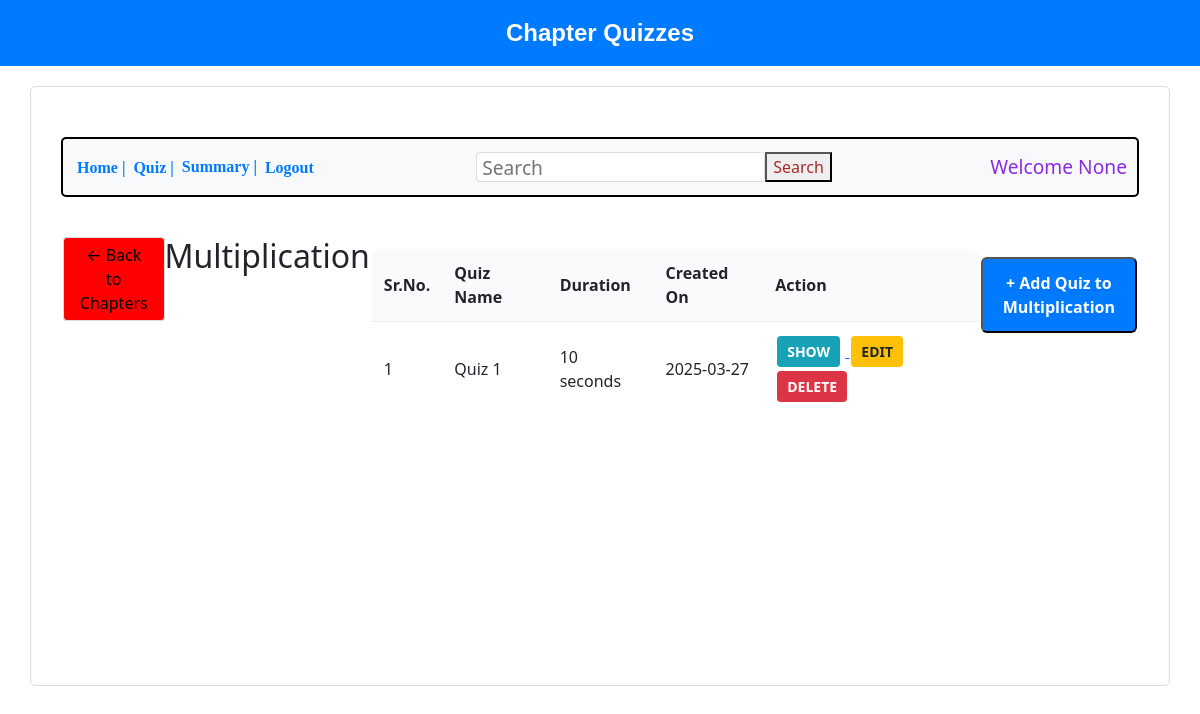
Screenshot of /show_quiz/1/2 with the database file from the repository.
### backend/models.py (models this page shows, shortened)
class Chapter(db.Model):
    __tablename__ = "chapters"
    id = db.Column(db.Integer, primary_key=True)
    name = db.Column(db.String, nullable=False)
    desc = db.Column(db.String, nullable=False)
    subject_id = db.Column(db.Integer, db.ForeignKey('subjects.id'), nullable=False)
    questions = db.relationship('Question', backref='chapter', lazy='dynamic')

class Quiz(db.Model):
    __tablename__ = "quizzes"
    id = db.Column(db.Integer, primary_key=True)
    title = db.Column(db.String, nullable=False)
    subject_id = db.Column(db.Integer, db.ForeignKey("subjects.id"), nullable=False)
    chapter_id = db.Column(db.Integer, db.ForeignKey("chapters.id"), nullable=False)
    duration = db.Column(db.String, nullable=False)  # Store as string (e.g., "00:10")
    created_by_id = db.Column(db.Integer, db.ForeignKey("user_info.id"), nullable=False)
    is_active = db.Column(db.Boolean, default=True)
    created_at = db.Column(db.String, nullable=False, default=datetime.now().strftime("%Y-%m-%d"))
    subject = db.relationship("Subject", backref="quizzes")
    chapter = db.relationship("Chapter", backref="quizzes")
    created_by = db.relationship("User", backref="quizzes_created")

### backend/controllers.py (the view)
@app.route("/show_quiz/<int:subject_id>/<int:chapter_id>")
def show_quizzes(subject_id, chapter_id):
    subject = Subject.query.get_or_404(subject_id)
    chapter = Chapter.query.get_or_404(chapter_id)
    quizzes = Quiz.query.filter_by(chapter_id=chapter_id).all()
    return render_template("show_quiz.html", subject=subject,chapter=chapter,quizzes=quizzes,name=request.args.get('email'))

### templates/show_quiz.html (shortened to what this page needs)
<!DOCTYPE html>
<html lang="en">
<head>
    <link rel="stylesheet" href="/static/style.css">
    <link rel="stylesheet" href="https://cdnjs.cloudflare.com/ajax/libs/bootstrap/5.3.2/css/bootstrap.min.css">
</head>
<body>
    <div class="header2">Chapter Quizzes</div>
    <div class="bordertime">
        <div class="button-container">
            <a href="/admin_dash"><button class="nav-button">Home |</button></a>
            <a href="/quiz-mgmt"><button class="nav-button">Quiz |</button></a>
            <button class="nav-button">Summary |</button>
            <a href="/login"><button class="nav-button">Logout</button></a>
            <input class="search" type="search" placeholder="Search">
            <button class="searching">Search</button>
            <h4 class="text">Welcome {{ name }}</h4>
        </div>
        <div class="container">
            <a href="{{ url_for('show_chapters', subject_id=subject.id) }}">
                <button class="back-btn">← Back to Chapters</button>
            </a>
            <h2>{{ chapter.name }}</h2>
            {% if quizzes %}
            <table class="quiz-table">
                <thead>
                    <tr>
                        <th>Sr.No.</th>
                        <th>Quiz Name</th>
                        <th>Duration</th>
                        <th>Created On</th>
                        <th>Action</th>
                    </tr>
                </thead>
                <tbody>
                    {% for quiz in quizzes %}
                    <tr>
                        <td>{{ loop.index }}</td>
                        <td>{{ quiz.title }}</td>
                        <td>{{ quiz.duration }} seconds</td>
                        <td>{{ quiz.created_at }}</td>
                        <td>
                            <a href="{{ url_for('manage_questions', quiz_id=quiz.id) }}">
                                <button class="action-btn view-btn">SHOW</button>
                            </a>
                            <button class="action-btn edit-btn" data-bs-toggle="modal"
                                data-bs-target="#editQuizModal"
                                data-quiz-id="{{ quiz.id }}" data-quiz-title="{{ quiz.title }}"
                                data-quiz-duration="{{ quiz.duration }}"
                                data-quiz-active="{{ 'True' if quiz.is_active else 'False' }}">
                                EDIT
                            </button>
                            <a href="{{ url_for('delete_quiz', quiz_id=quiz.id) }}"
                                onclick="return confirm('Are you sure?')">
                                <button class="action-btn delete-btn">DELETE</button>
                            </a>
                        </td>
                    </tr>
                    {% endfor %}
                </tbody>
            </table>
            {% else %}
            <div class="no-quizzes">
                <h3>No Quizzes available for this chapter</h3>
                <p>Click the button below to add a new quiz.</p>
            </div>
            {% endif %}
            <a href="{{ url_for('new_quiz', subject_id=subject.id, chapter_id=chapter.id) }}">
                <button class="add-quiz-btn">+ Add Quiz to {{ chapter.name }}</button>
            </a>
        </div>
    </div>
</body>
</html>

### static/style.css (style rules this page uses)
.container { display: flex; justify-content: space-around; }
table { width: 100%; border-collapse: collapse; }
th, td { text-align: left; padding: 8px; }
th { font-weight: bold; text-align: center; }
.bordertime { border: 2px solid black; border-radius: 20px; height: 600px; }
.button-container { padding-left: 20px; display: flex; align-items: center; border: 2px solid black; height: 60px; border-radius: 10px; border-radius: 20px; margin-top: 30px; margin-left: 10px; margin-right: 10px; }
.nav-button { background-color: transparent; text-align: center; display: inline-block; font-size: 16px; cursor: pointer; margin: 0%; padding: 0px 4px; border: none; color: green; font-family: cursive; }
.search { font-size: larger; margin-left: 200px; padding: 0px 50px; height: 30px; }
.searching { height: 30px; color: brown; }
.text { margin-left: 300px; font-size: larger; color: blueviolet; }
.bordertime { border: 1px solid #ddd; padding: 20px; border-radius: 5px; margin: 20px auto; width: 95%; }
.header2 { background-color: #007bff; color: white; text-align: center; padding: 15px; font-size: 24px; font-weight: bold; }
.button-container { display: flex; align-items: center; margin-bottom: 20px; padding: 10px; background-color: #f8f9fa; border-radius: 5px; }
.nav-button { background: none; border: none; color: #007bff; cursor: pointer; font-weight: bold; }
.back-btn { margin-bottom: 20px; padding: 5px 15px; background-color: red; border: 1px solid #ddd; border-radius: 4px; cursor: pointer; }
.text { margin-left: auto; margin-bottom: 0; }
.search { margin-left: auto; padding: 5px; border-radius: 4px; border: 1px solid #ddd; }
.action-btn { margin: 2px; padding: 6px 12px; border: none; border-radius: 4px; cursor: pointer; }
.edit-btn { background-color: #ffc107; color: black; }
.delete-btn { background-color: #dc3545; color: white; }
body { font-family: 'Segoe UI', Tahoma, Geneva, Verdana, sans-serif; background-color: #f4f6f8; color: #333; margin: 0; padding: 0; }
h1, h2, h3 { color: #222; }
a { text-decoration: none; color: #007bff; }
.header2 { padding: 20px; background-color: white; color: black; text-align: center; font-size: xx-large; font-family: Verdana, Geneva, Tahoma, sans-serif; }
.container { max-width: 900px; margin: 20px auto; background: white; padding: 20px; border-radius: 8px; }
.quiz-table { width: 100%; border-collapse: collapse; background-color: #ffffff; }
.quiz-table th, .quiz-table td { padding: 12px; border-bottom: 1px solid #eaeaea; }
.quiz-table th { background-color: #f9fafb; font-weight: bold; }
.action-btn { padding: 6px 12px; border-radius: 5px; font-size: 14px; cursor: pointer; }
.edit-btn { background-color: #ffc107; color: #000; }
.delete-btn { background-color: #dc3545; color: #fff; }
.view-btn { background-color: #17a2b8; color: #fff; }
.add-quiz-btn { background-color: #007bff; color: white; padding: 12px 20px; border-radius: 6px; font-size: 16px; font-weight: bold; display: block; margin: 20px auto; }
.action-btn { padding: 5px 10px; border: none; border-radius: 4px; cursor: pointer; margin-right: 5px; font-weight: bold; }
.edit-btn { background-color: #ffc107; color: #212529; }
table { margin-top: 10px; width: 100%; border-collapse: collapse; border: 2px solid black; border-radius: 10px; overflow: hidden; }
th, td { padding: 10px; text-align: left; }
body { font-family: Arial, sans-serif; text-align: center; background-color: #f8f8f8; }

### rows the page displays
Chapter: name "Multiplication"
Quiz: title "Quiz 1", duration "10", created_at "2025-03-27"

### other values shown
{{ name }} "None"
